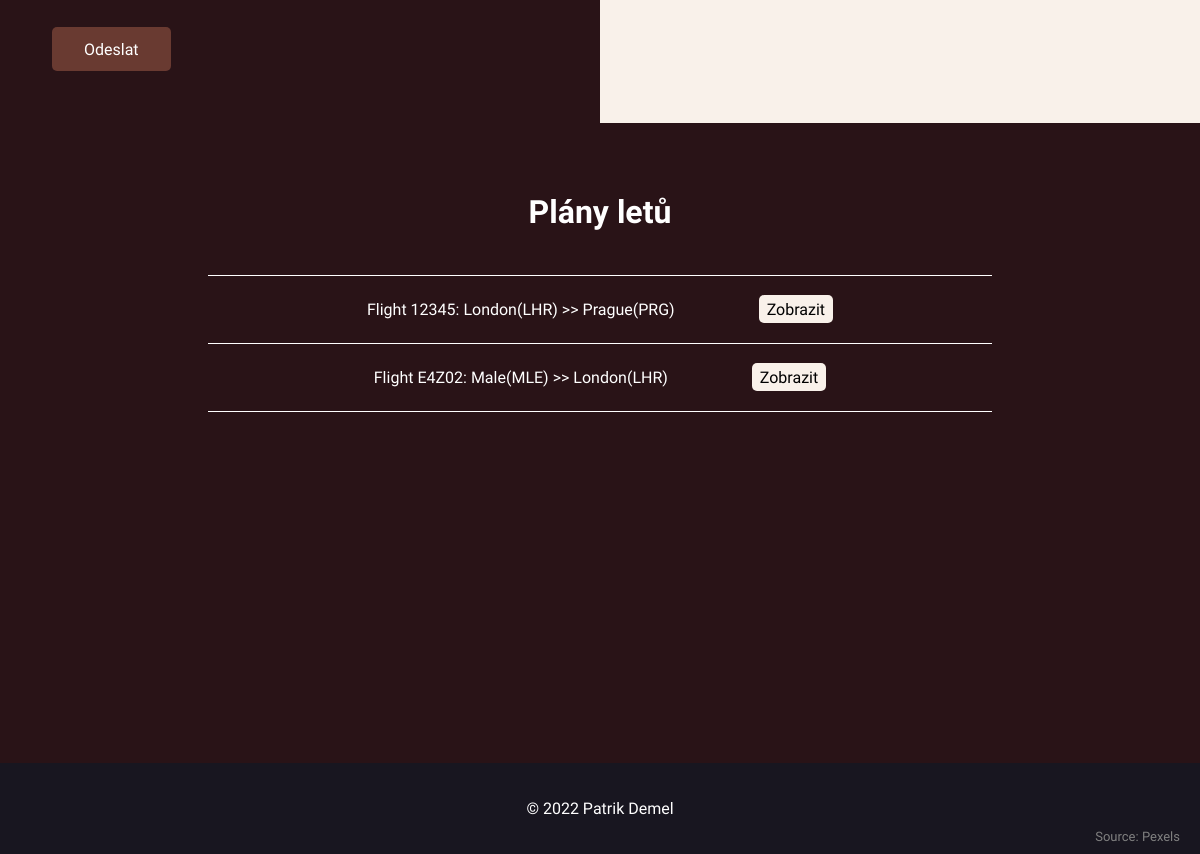
The page /web/ (lower part) on the database as committed earlier.
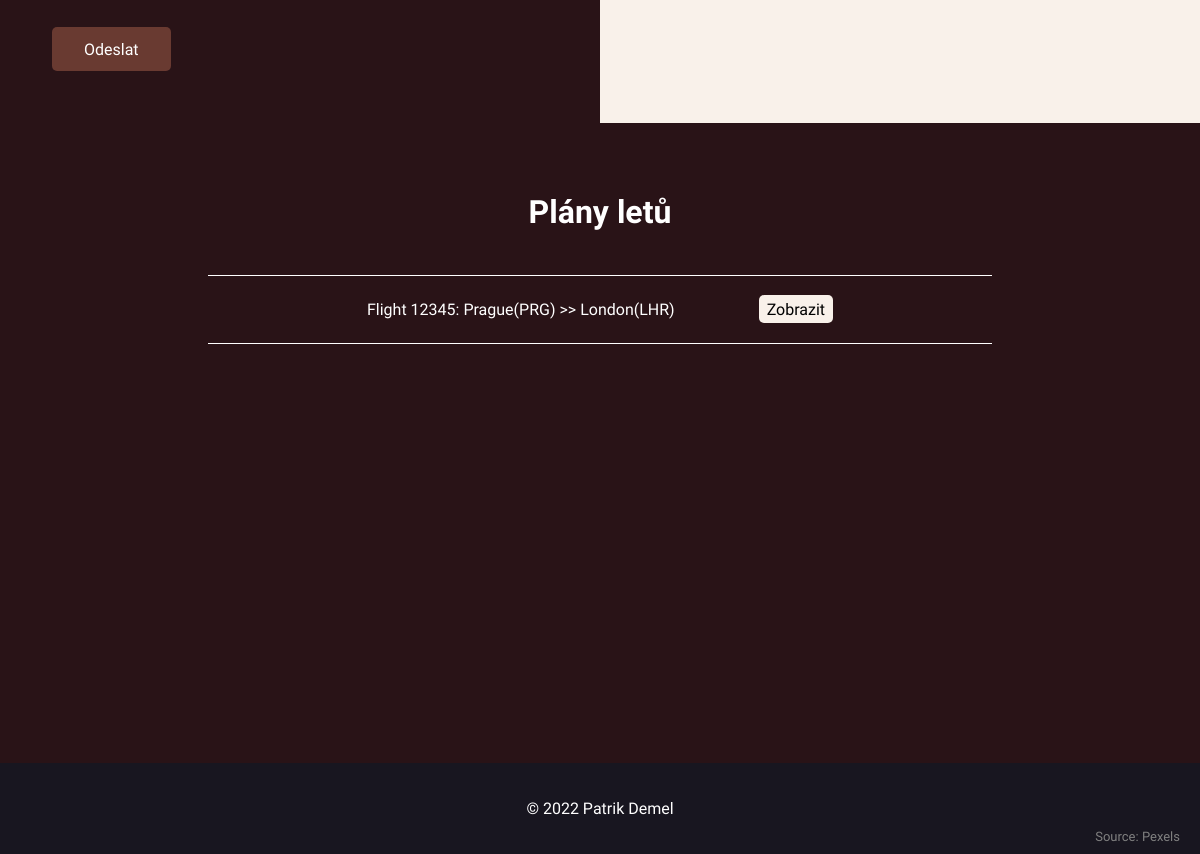
The same page on the database as committed later.
### web/models.py (models this page shows, shortened)
class Flights(models.Model):
    code = models.CharField(max_length=5, default="00000", primary_key=True)
    departure = models.ForeignKey(
        Airports, on_delete=models.CASCADE, related_name='departure')
    departure_date = models.DateTimeField(
        default=datetime.now, blank=True)
    arrival = models.ForeignKey(
        Airports, on_delete=models.CASCADE, related_name='arrival')
    arrival_date = models.DateTimeField(
        default=datetime.now, blank=True)

class Airports(models.Model):
    city = models.CharField(max_length=50)
    code = models.CharField(max_length=3)
    def __str__(self):
        return f'{self.city}({self.code})'

### web/views.py (the view)
# urls.py: path('', views.index, name='index'),
def index(request):
    return render(request, 'web/index.html', {
        'flights': Flights.objects.all(),
        'airports': Airports.objects.all()
    })

### web/templates/web/index.html (shortened to what this page needs)
{% extends "web/layout.html" %} {% block body %}
<section id="showcase">
  <div class="source">
    Source:
    <a
      href="https://www.pexels.com/photo/three-men-standing-near-waterfalls-2387873/"
      >Pexels</a
    >
  </div>
</section>
<section id="contact">
  <div class="contact-form bg-dark padA-2">
    <a href="index.html" class="btn">Odeslat</a>
  </div>
  <div class="contact-adress bg-light padA-2">
  </div>
</section>
<section id="flights" class="bg-dark padA-2">
  <h2 class="heading-2 text-center">Plány letů</h2>
  <ul id="flights-list">
    {% for flight in flights%}
    <li class="flights-list-flight text-center">
      Flight {{flight.code}}: {{flight.departure}} >> {{flight.arrival}}
      <a href="{%url 'flight' flight.code %}" class="list-button bg-light"
        >Zobrazit</a
      >
    </li>
    {% empty %}
    <li class="flights-list-flight text-center">
      Nejsou žádné lety k dispozici
    </li>
    {% endfor %}
  </ul>
</section>
{% endblock %}

Rows that differ between the two databases and show on the page:
removed Flights: code "E4Z02", departure "Male(MLE)", arrival "London(LHR)"
changed Flights "Prague(PRG)": departure "London(LHR)" → "Prague(PRG)"; arrival "Prague(PRG)" → "London(LHR)"
